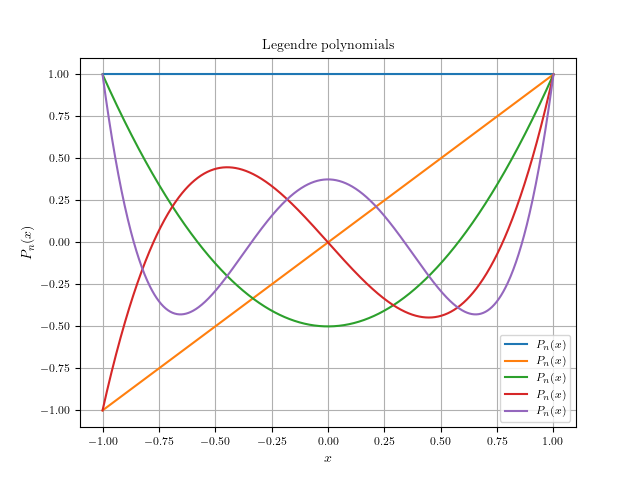

Here is the Julia script that generated this plot:
#!/usr/bin/env julia
# File: legendre.jl
# Name: D.Saravanan
# Date: 27/08/2021

""" Script to calculate and plot Legendre polynomials """

import PyPlot
const plt = PyPlot
plt.rc("pgf", texsystem="pdflatex")
plt.rc("font", family="serif", weight="normal", size=8)
plt.rc("axes", labelsize=10, titlesize=10)
plt.rc("figure", titlesize=10)
plt.rc("text", usetex="True")
using LaTeXStrings

function Legendre(x, n)
    # recurrence relation of Legendre polynomials
    # P_0 = 1, P_1 = x
    # (n+1)  P_(n+1) = (2n+1) x P_(n) - n P_(n-1)
    n == 0 && return 1
    n == 1 && return x
    ((2(n-1) + 1)*x*Legendre(x, n-1) - (n-1)*Legendre(x, n-2))/n
end

fig, ax = plt.subplots()

for n in 0:4
    
    # interval [-1, 1]
    x = LinRange(-1, 1, 1000)
    y = map(x -> Legendre(x, n), x)

    ax.plot(x, y, label=L"P_{n}(x)")
end

ax.set(xlabel=raw"$x$", ylabel=raw"$P_{n}(x)$")
ax.set_title(raw"Legendre polynomials")
ax.grid(true); ax.legend()
plt.savefig("legendre.png")
